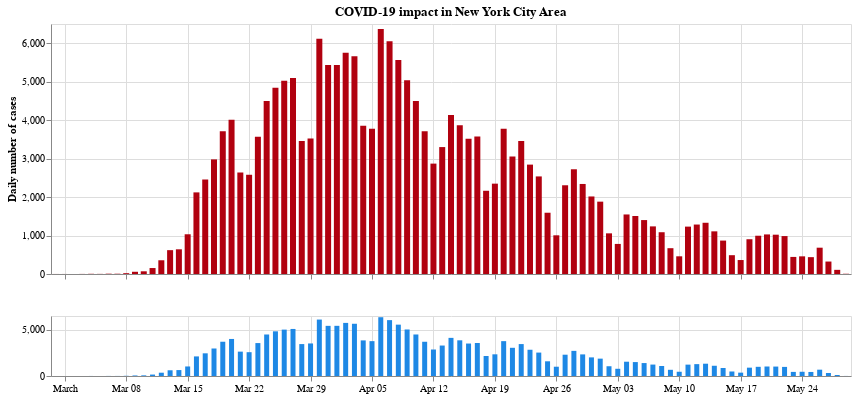

The cell this chart's notebook holds for it:
### Code cell
brush = alt.selection(type="interval", encodings=["x"])

highlight = alt.selection(
    type="single", on="mouseover", fields=["DATE_OF_INTEREST"], nearest=True
)

base = (
    alt.Chart(df_ny)
    .mark_bar(color="#1e88e5")
    .encode(alt.X("DATE_OF_INTEREST:T"), alt.Y("CASE_COUNT:Q"))
    .properties(width=800, height=250)
)

upper = (
    base.encode(
        alt.X(
            "DATE_OF_INTEREST:T",
            scale=alt.Scale(domain=brush),
            axis=alt.Axis(labels=False, title=" "),
        ),
        alt.Y("CASE_COUNT:Q", axis=alt.Axis(title="Daily number of cases")),
        color=alt.condition(~highlight, alt.value("#1e88e5"), alt.value("#b1010f")),
        size=alt.condition(~highlight, alt.value(3), alt.value(6)),
        tooltip=[
            alt.Tooltip("area_name:N", title="Area Name"),
            alt.Tooltip("DATE_OF_INTEREST:T", title="Date"),
            alt.Tooltip("CASE_COUNT:Q", title="Daily new cases"),
            alt.Tooltip("Total_count:Q", title="Total cases"),
        ],
    )
    .properties(title="COVID-19 impact in New York City Area")
    .add_selection(highlight)
)

lower = (
    base.encode(
        alt.X("DATE_OF_INTEREST:T", axis=alt.Axis(title=" ")),
        alt.Y("CASE_COUNT:Q", axis=alt.Axis(title=" ")),
        color=alt.condition(brush, alt.value("#1e88e5"), alt.value("lightgray")),
    )
    .properties(height=60)
    .add_selection(brush)
)

upper & lower

### Figure 1 — Vega-Lite specification as saved in the notebook (floating-point values rounded to 4 significant figures)
{"config": {"view": {"continuousWidth": 400, "continuousHeight": 300}}, "vconcat": [{"mark": {"type": "bar", "color": "#1e88e5"}, "encoding": {"color": {"condition": {"value": "#1e88e5", "selection": {"not": "selector004"}}, "value": "#b1010f"}, "size": {"condition": {"value": 3, "selection": {"not": "selector004"}}, "value": 6}, "tooltip": [{"type": "nominal", "field": "area_name", "title": "Area Name"}, {"type": "temporal", "field": "DATE_OF_INTEREST", "title": "Date"}, {"type": "quantitative", "field": "CASE_COUNT", "title": "Daily new cases"}, {"type": "quantitative", "field": "Total_count", "title": "Total cases"}], "x": {"type": "temporal", "axis": {"labels": false, "title": " "}, "field": "DATE_OF_INTEREST", "scale": {"domain": {"selection": "selector003"}}}, "y": {"type": "quantitative", "axis": {"title": "Daily number of cases"}, "field": "CASE_COUNT"}}, "height": 250, "selection": {"selector004": {"type": "single", "on": "mouseover", "fields": ["DATE_OF_INTEREST"], "nearest": true}}, "title": "COVID-19 impact in New York City Area", "width": 800}, {"mark": {"type": "bar", "color": "#1e88e5"}, "encoding": {"color": {"condition": {"value": "#1e88e5", "selection": "selector003"}, "value": "lightgray"}, "x": {"type": "temporal", "axis": {"title": " "}, "field": "DATE_OF_INTEREST"}, "y": {"type": "quantitative", "axis": {"title": " "}, "field": "CASE_COUNT"}}, "height": 60, "selection": {"selector003": {"type": "interval", "encodings": ["x"]}}, "width": 800}], "data": {"name": "data-22fac4ef31a4ee887f138225bccd9799"}, "$schema": "https://vega.github.io/schema/vega-lite/v4.8.1.json", "datasets": {"data-22fac4ef31a4ee887f138225bccd9799": [{"DATE_OF_INTEREST": "2020-02-29T00:00:00", "CASE_COUNT": 1, "HOSPITALIZED_COUNT": 14, "DEATH_COUNT": 0, "Total_count": 1, "area_name": "New York City"}, {"DATE_OF_INTEREST": "2020-03-01T00:00:00", "CASE_COUNT": 1, "HOSPITALIZED_COUNT": 4, "DEATH_COUNT": 0, "Total_count": 2, "area_name": "New York City"}, {"DATE_OF_INTEREST": "2020-03-02T00:00:00", "CASE_COUNT": 0, "HOSPITALIZED_COUNT": 23, "DEATH_COUNT": 0, "Total_count": 2, "area_name": "New York City"}, {"DATE_OF_INTEREST": "2020-03-03T00:00:00", "CASE_COUNT": 2, "HOSPITALIZED_COUNT": 22, "DEATH_COUNT": 0, "Total_count": 4, "area_name": "New York City"}, {"DATE_OF_INTEREST": "2020-03-04T00:00:00", "CASE_COUNT": 5, "HOSPITALIZED_COUNT": 22, "DEATH_COUNT": 0, "Total_count": 9, "area_name": "New York City"}, {"DATE_OF_INTEREST": "2020-03-05T00:00:00", "CASE_COUNT": 3, "HOSPITALIZED_COUNT": 21, "DEATH_COUNT": 0, "Total_count": 12, "area_name": "New York City"}, {"DATE_OF_INTEREST": "2020-03-06T00:00:00", "CASE_COUNT": 8, "HOSPITALIZED_COUNT": 23, "DEATH_COUNT": 0, "Total_count": 20, "area_name": "New York City"}, {"DATE_OF_INTEREST": "2020-03-07T00:00:00", "CASE_COUNT": 7, "HOSPITALIZED_COUNT": 16, "DEATH_COUNT": 0, "Total_count": 27, "area_name": "New York City"}, {"DATE_OF_INTEREST": "2020-03-08T00:00:00", "CASE_COUNT": 21, "HOSPITALIZED_COUNT": 17, "DEATH_COUNT": 0, "Total_count": 48, "area_name": "New York City"}, {"DATE_OF_INTEREST": "2020-03-09T00:00:00", "CASE_COUNT": 58, "HOSPITALIZED_COUNT": 52, "DEATH_COUNT": 0, "Total_count": 106, "area_name": "New York City"}, {"DATE_OF_INTEREST": "2020-03-10T00:00:00", "CASE_COUNT": 70, "HOSPITALIZED_COUNT": 65, "DEATH_COUNT": 0, "Total_count": 176, "area_name": "New York City"}, {"DATE_OF_INTEREST": "2020-03-11T00:00:00", "CASE_COUNT": 155, "HOSPITALIZED_COUNT": 87, "DEATH_COUNT": 1, "Total_count": 331, "area_name": "New York City"}, {"DATE_OF_INTEREST": "2020-03-12T00:00:00", "CASE_COUNT": 357, "HOSPITALIZED_COUNT": 90, "DEATH_COUNT": 0, "Total_count": 688, "area_name": "New York City"}, {"DATE_OF_INTEREST": "2020-03-13T00:00:00", "CASE_COUNT": 620, "HOSPITALIZED_COUNT": 148, "DEATH_COUNT": 0, "Total_count": 1308, "area_name": "New York City"}, {"DATE_OF_INTEREST": "2020-03-14T00:00:00", "CASE_COUNT": 642, "HOSPITALIZED_COUNT": 158, "DEATH_COUNT": 2, "Total_count": 1950, "area_name": "New York City"}, {"DATE_OF_INTEREST": "2020-03-15T00:00:00", "CASE_COUNT": 1033, "HOSPITALIZED_COUNT": 192, "DEATH_COUNT": 5, "Total_count": 2983, "area_name": "New York City"}, {"DATE_OF_INTEREST": "2020-03-16T00:00:00", "CASE_COUNT": 2122, "HOSPITALIZED_COUNT": 309, "DEATH_COUNT": 9, "Total_count": 5105, "area_name": "New York City"}, {"DATE_OF_INTEREST": "2020-03-17T00:00:00", "CASE_COUNT": 2457, "HOSPITALIZED_COUNT": 353, "DEATH_COUNT": 8, "Total_count": 7562, "area_name": "New York City"}, {"DATE_OF_INTEREST": "2020-03-18T00:00:00", "CASE_COUNT": 2980, "HOSPITALIZED_COUNT": 464, "DEATH_COUNT": 20, "Total_count": 10542, "area_name": "New York City"}, {"DATE_OF_INTEREST": "2020-03-19T00:00:00", "CASE_COUNT": 3712, "HOSPITALIZED_COUNT": 551, "DEATH_COUNT": 24, "Total_count": 14254, "area_name": "New York City"}, {"DATE_OF_INTEREST": "2020-03-20T00:00:00", "CASE_COUNT": 4013, "HOSPITALIZED_COUNT": 662, "DEATH_COUNT": 46, "Total_count": 18267, "area_name": "New York City"}, {"DATE_OF_INTEREST": "2020-03-21T00:00:00", "CASE_COUNT": 2639, "HOSPITALIZED_COUNT": 687, "DEATH_COUNT": 45, "Total_count": 20906, "area_name": "New York City"}, {"DATE_OF_INTEREST": "2020-03-22T00:00:00", "CASE_COUNT": 2580, "HOSPITALIZED_COUNT": 724, "DEATH_COUNT": 50, "Total_count": 23486, "area_name": "New York City"}, {"DATE_OF_INTEREST": "2020-03-23T00:00:00", "CASE_COUNT": 3567, "HOSPITALIZED_COUNT": 1033, "DEATH_COUNT": 82, "Total_count": 27053, "area_name": "New York City"}, {"DATE_OF_INTEREST": "2020-03-24T00:00:00", "CASE_COUNT": 4497, "HOSPITALIZED_COUNT": 1142, "DEATH_COUNT": 94, "Total_count": 31550, "area_name": "New York City"}, {"DATE_OF_INTEREST": "2020-03-25T00:00:00", "CASE_COUNT": 4840, "HOSPITALIZED_COUNT": 1297, "DEATH_COUNT": 120, "Total_count": 36390, "area_name": "New York City"}, {"DATE_OF_INTEREST": "2020-03-26T00:00:00", "CASE_COUNT": 5025, "HOSPITALIZED_COUNT": 1423, "DEATH_COUNT": 186, "Total_count": 41415, "area_name": "New York City"}, {"DATE_OF_INTEREST": "2020-03-27T00:00:00", "CASE_COUNT": 5097, "HOSPITALIZED_COUNT": 1380, "DEATH_COUNT": 212, "Total_count": 46512, "area_name": "New York City"}, {"DATE_OF_INTEREST": "2020-03-28T00:00:00", "CASE_COUNT": 3458, "HOSPITALIZED_COUNT": 1337, "DEATH_COUNT": 265, "Total_count": 49970, "area_name": "New York City"}, {"DATE_OF_INTEREST": "2020-03-29T00:00:00", "CASE_COUNT": 3526, "HOSPITALIZED_COUNT": 1384, "DEATH_COUNT": 286, "Total_count": 53496, "area_name": "New York City"}, {"DATE_OF_INTEREST": "2020-03-30T00:00:00", "CASE_COUNT": 6114, "HOSPITALIZED_COUNT": 1691, "DEATH_COUNT": 321, "Total_count": 59610, "area_name": "New York City"}, {"DATE_OF_INTEREST": "2020-03-31T00:00:00", "CASE_COUNT": 5433, "HOSPITALIZED_COUNT": 1628, "DEATH_COUNT": 372, "Total_count": 65043, "area_name": "New York City"}, {"DATE_OF_INTEREST": "2020-04-01T00:00:00", "CASE_COUNT": 5436, "HOSPITALIZED_COUNT": 1545, "DEATH_COUNT": 431, "Total_count": 70479, "area_name": "New York City"}, {"DATE_OF_INTEREST": "2020-04-02T00:00:00", "CASE_COUNT": 5753, "HOSPITALIZED_COUNT": 1592, "DEATH_COUNT": 486, "Total_count": 76232, "area_name": "New York City"}, {"DATE_OF_INTEREST": "2020-04-03T00:00:00", "CASE_COUNT": 5659, "HOSPITALIZED_COUNT": 1600, "DEATH_COUNT": 482, "Total_count": 81891, "area_name": "New York City"}, {"DATE_OF_INTEREST": "2020-04-04T00:00:00", "CASE_COUNT": 3856, "HOSPITALIZED_COUNT": 1330, "DEATH_COUNT": 488, "Total_count": 85747, "area_name": "New York City"}, {"DATE_OF_INTEREST": "2020-04-05T00:00:00", "CASE_COUNT": 3776, "HOSPITALIZED_COUNT": 1322, "DEATH_COUNT": 565, "Total_count": 89523, "area_name": "New York City"}, {"DATE_OF_INTEREST": "2020-04-06T00:00:00", "CASE_COUNT": 6368, "HOSPITALIZED_COUNT": 1694, "DEATH_COUNT": 564, "Total_count": 95891, "area_name": "New York City"}, {"DATE_OF_INTEREST": "2020-04-07T00:00:00", "CASE_COUNT": 6053, "HOSPITALIZED_COUNT": 1567, "DEATH_COUNT": 590, "Total_count": 101944, "area_name": "New York City"}, {"DATE_OF_INTEREST": "2020-04-08T00:00:00", "CASE_COUNT": 5563, "HOSPITALIZED_COUNT": 1521, "DEATH_COUNT": 544, "Total_count": 107507, "area_name": "New York City"}, {"DATE_OF_INTEREST": "2020-04-09T00:00:00", "CASE_COUNT": 5039, "HOSPITALIZED_COUNT": 1402, "DEATH_COUNT": 534, "Total_count": 112546, "area_name": "New York City"}, {"DATE_OF_INTEREST": "2020-04-10T00:00:00", "CASE_COUNT": 4498, "HOSPITALIZED_COUNT": 1317, "DEATH_COUNT": 517, "Total_count": 117044, "area_name": "New York City"}, {"DATE_OF_INTEREST": "2020-04-11T00:00:00", "CASE_COUNT": 3710, "HOSPITALIZED_COUNT": 1079, "DEATH_COUNT": 523, "Total_count": 120754, "area_name": "New York City"}, {"DATE_OF_INTEREST": "2020-04-12T00:00:00", "CASE_COUNT": 2870, "HOSPITALIZED_COUNT": 979, "DEATH_COUNT": 555, "Total_count": 123624, "area_name": "New York City"}, {"DATE_OF_INTEREST": "2020-04-13T00:00:00", "CASE_COUNT": 3300, "HOSPITALIZED_COUNT": 1205, "DEATH_COUNT": 550, "Total_count": 126924, "area_name": "New York City"}, {"DATE_OF_INTEREST": "2020-04-14T00:00:00", "CASE_COUNT": 4131, "HOSPITALIZED_COUNT": 1065, "DEATH_COUNT": 503, "Total_count": 131055, "area_name": "New York City"}, {"DATE_OF_INTEREST": "2020-04-15T00:00:00", "CASE_COUNT": 3866, "HOSPITALIZED_COUNT": 971, "DEATH_COUNT": 436, "Total_count": 134921, "area_name": "New York City"}, {"DATE_OF_INTEREST": "2020-04-16T00:00:00", "CASE_COUNT": 3517, "HOSPITALIZED_COUNT": 857, "DEATH_COUNT": 399, "Total_count": 138438, "area_name": "New York City"}, {"DATE_OF_INTEREST": "2020-04-17T00:00:00", "CASE_COUNT": 3574, "HOSPITALIZED_COUNT": 895, "DEATH_COUNT": 366, "Total_count": 142012, "area_name": "New York City"}, {"DATE_OF_INTEREST": "2020-04-18T00:00:00", "CASE_COUNT": 2164, "HOSPITALIZED_COUNT": 648, "DEATH_COUNT": 360, "Total_count": 144176, "area_name": "New York City"}, {"DATE_OF_INTEREST": "2020-04-19T00:00:00", "CASE_COUNT": 2349, "HOSPITALIZED_COUNT": 592, "DEATH_COUNT": 373, "Total_count": 146525, "area_name": "New York City"}, {"DATE_OF_INTEREST": "2020-04-20T00:00:00", "CASE_COUNT": 3776, "HOSPITALIZED_COUNT": 717, "DEATH_COUNT": 348, "Total_count": 150301, "area_name": "New York City"}, {"DATE_OF_INTEREST": "2020-04-21T00:00:00", "CASE_COUNT": 3055, "HOSPITALIZED_COUNT": 648, "DEATH_COUNT": 306, "Total_count": 153356, "area_name": "New York City"}, {"DATE_OF_INTEREST": "2020-04-22T00:00:00", "CASE_COUNT": 3458, "HOSPITALIZED_COUNT": 597, "DEATH_COUNT": 298, "Total_count": 156814, "area_name": "New York City"}, {"DATE_OF_INTEREST": "2020-04-23T00:00:00", "CASE_COUNT": 2844, "HOSPITALIZED_COUNT": 517, "DEATH_COUNT": 307, "Total_count": 159658, "area_name": "New York City"}, {"DATE_OF_INTEREST": "2020-04-24T00:00:00", "CASE_COUNT": 2537, "HOSPITALIZED_COUNT": 555, "DEATH_COUNT": 297, "Total_count": 162195, "area_name": "New York City"}, {"DATE_OF_INTEREST": "2020-04-25T00:00:00", "CASE_COUNT": 1593, "HOSPITALIZED_COUNT": 405, "DEATH_COUNT": 239, "Total_count": 163788, "area_name": "New York City"}, {"DATE_OF_INTEREST": "2020-04-26T00:00:00", "CASE_COUNT": 1006, "HOSPITALIZED_COUNT": 376, "DEATH_COUNT": 231, "Total_count": 164794, "area_name": "New York City"}, {"DATE_OF_INTEREST": "2020-04-27T00:00:00", "CASE_COUNT": 2307, "HOSPITALIZED_COUNT": 443, "DEATH_COUNT": 255, "Total_count": 167101, "area_name": "New York City"}, {"DATE_OF_INTEREST": "2020-04-28T00:00:00", "CASE_COUNT": 2723, "HOSPITALIZED_COUNT": 441, "DEATH_COUNT": 217, "Total_count": 169824, "area_name": "New York City"}, {"DATE_OF_INTEREST": "2020-04-29T00:00:00", "CASE_COUNT": 2341, "HOSPITALIZED_COUNT": 405, "DEATH_COUNT": 228, "Total_count": 172165, "area_name": "New York City"}, {"DATE_OF_INTEREST": "2020-04-30T00:00:00", "CASE_COUNT": 2016, "HOSPITALIZED_COUNT": 334, "DEATH_COUNT": 206, "Total_count": 174181, "area_name": "New York City"}, {"DATE_OF_INTEREST": "2020-05-01T00:00:00", "CASE_COUNT": 1881, "HOSPITALIZED_COUNT": 343, "DEATH_COUNT": 201, "Total_count": 176062, "area_name": "New York City"}, {"DATE_OF_INTEREST": "2020-05-02T00:00:00", "CASE_COUNT": 1057, "HOSPITALIZED_COUNT": 270, "DEATH_COUNT": 186, "Total_count": 177119, "area_name": "New York City"}, {"DATE_OF_INTEREST": "2020-05-03T00:00:00", "CASE_COUNT": 782, "HOSPITALIZED_COUNT": 253, "DEATH_COUNT": 166, "Total_count": 177901, "area_name": "New York City"}, {"DATE_OF_INTEREST": "2020-05-04T00:00:00", "CASE_COUNT": 1548, "HOSPITALIZED_COUNT": 289, "DEATH_COUNT": 148, "Total_count": 179449, "area_name": "New York City"}, {"DATE_OF_INTEREST": "2020-05-05T00:00:00", "CASE_COUNT": 1508, "HOSPITALIZED_COUNT": 264, "DEATH_COUNT": 140, "Total_count": 180957, "area_name": "New York City"}, {"DATE_OF_INTEREST": "2020-05-06T00:00:00", "CASE_COUNT": 1402, "HOSPITALIZED_COUNT": 255, "DEATH_COUNT": 136, "Total_count": 182359, "area_name": "New York City"}, {"DATE_OF_INTEREST": "2020-05-07T00:00:00", "CASE_COUNT": 1238, "HOSPITALIZED_COUNT": 234, "DEATH_COUNT": 129, "Total_count": 183597, "area_name": "New York City"}, {"DATE_OF_INTEREST": "2020-05-08T00:00:00", "CASE_COUNT": 1086, "HOSPITALIZED_COUNT": 248, "DEATH_COUNT": 120, "Total_count": 184683, "area_name": "New York City"}, {"DATE_OF_INTEREST": "2020-05-09T00:00:00", "CASE_COUNT": 671, "HOSPITALIZED_COUNT": 164, "DEATH_COUNT": 99, "Total_count": 185354, "area_name": "New York City"}, {"DATE_OF_INTEREST": "2020-05-10T00:00:00", "CASE_COUNT": 460, "HOSPITALIZED_COUNT": 140, "DEATH_COUNT": 90, "Total_count": 185814, "area_name": "New York City"}, {"DATE_OF_INTEREST": "2020-05-11T00:00:00", "CASE_COUNT": 1232, "HOSPITALIZED_COUNT": 241, "DEATH_COUNT": 97, "Total_count": 187046, "area_name": "New York City"}, {"DATE_OF_INTEREST": "2020-05-12T00:00:00", "CASE_COUNT": 1286, "HOSPITALIZED_COUNT": 202, "DEATH_COUNT": 85, "Total_count": 188332, "area_name": "New York City"}, {"DATE_OF_INTEREST": "2020-05-13T00:00:00", "CASE_COUNT": 1332, "HOSPITALIZED_COUNT": 202, "DEATH_COUNT": 72, "Total_count": 189664, "area_name": "New York City"}, {"DATE_OF_INTEREST": "2020-05-14T00:00:00", "CASE_COUNT": 1109, "HOSPITALIZED_COUNT": 183, "DEATH_COUNT": 63, "Total_count": 190773, "area_name": "New York City"}, {"DATE_OF_INTEREST": "2020-05-15T00:00:00", "CASE_COUNT": 869, "HOSPITALIZED_COUNT": 201, "DEATH_COUNT": 83, "Total_count": 191642, "area_name": "New York City"}, {"DATE_OF_INTEREST": "2020-05-16T00:00:00", "CASE_COUNT": 489, "HOSPITALIZED_COUNT": 140, "DEATH_COUNT": 72, "Total_count": 192131, "area_name": "New York City"}, {"DATE_OF_INTEREST": "2020-05-17T00:00:00", "CASE_COUNT": 363, "HOSPITALIZED_COUNT": 114, "DEATH_COUNT": 67, "Total_count": 192494, "area_name": "New York City"}, {"DATE_OF_INTEREST": "2020-05-18T00:00:00", "CASE_COUNT": 904, "HOSPITALIZED_COUNT": 142, "DEATH_COUNT": 46, "Total_count": 193398, "area_name": "New York City"}, {"DATE_OF_INTEREST": "2020-05-19T00:00:00", "CASE_COUNT": 995, "HOSPITALIZED_COUNT": 175, "DEATH_COUNT": 50, "Total_count": 194393, "area_name": "New York City"}, {"DATE_OF_INTEREST": "2020-05-20T00:00:00", "CASE_COUNT": 1029, "HOSPITALIZED_COUNT": 91, "DEATH_COUNT": 72, "Total_count": 195422, "area_name": "New York City"}, {"DATE_OF_INTEREST": "2020-05-21T00:00:00", "CASE_COUNT": 1022, "HOSPITALIZED_COUNT": 82, "DEATH_COUNT": 38, "Total_count": 196444, "area_name": "New York City"}, {"DATE_OF_INTEREST": "2020-05-22T00:00:00", "CASE_COUNT": 986, "HOSPITALIZED_COUNT": 110, "DEATH_COUNT": 50, "Total_count": 197430, "area_name": "New York City"}, {"DATE_OF_INTEREST": "2020-05-23T00:00:00", "CASE_COUNT": 444, "HOSPITALIZED_COUNT": 61, "DEATH_COUNT": 47, "Total_count": 197874, "area_name": "New York City"}, {"DATE_OF_INTEREST": "2020-05-24T00:00:00", "CASE_COUNT": 459, "HOSPITALIZED_COUNT": 75, "DEATH_COUNT": 36, "Total_count": 198333, "area_name": "New York City"}, {"DATE_OF_INTEREST": "2020-05-25T00:00:00", "CASE_COUNT": 438, "HOSPITALIZED_COUNT": 63, "DEATH_COUNT": 27, "Total_count": 198771, "area_name": "New York City"}, {"DATE_OF_INTEREST": "2020-05-26T00:00:00", "CASE_COUNT": 684, "HOSPITALIZED_COUNT": 81, "DEATH_COUNT": 23, "Total_count": 199455, "area_name": "New York City"}, {"DATE_OF_INTEREST": "2020-05-27T00:00:00", "CASE_COUNT": 324, "HOSPITALIZED_COUNT": 40, "DEATH_COUNT": 12, "Total_count": 199779, "area_name": "New York City"}, {"DATE_OF_INTEREST": "2020-05-28T00:00:00", "CASE_COUNT": 108, "HOSPITALIZED_COUNT": 5, "DEATH_COUNT": 8, "Total_count": 199887, "area_name": "New York City"}, {"DATE_OF_INTEREST": "2020-05-29T00:00:00", "CASE_COUNT": 6, "HOSPITALIZED_COUNT": 0, "DEATH_COUNT": 0, "Total_count": 199893, "area_name": "New York City"}]}}
